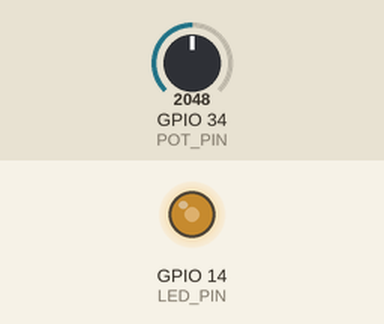
A sketch run on a simulated ESP32. On the bench: output pins drawn as LEDs (lit = HIGH). The test bench sets the inputs (shaded band); at power-on: GPIO 34 (POT_PIN) = 2048 (analog values on the 0–4095 scale).

Above: at 1.2 s.
1.3 s: GPIO 34 (POT_PIN) set to 2866
At 1.7 s:
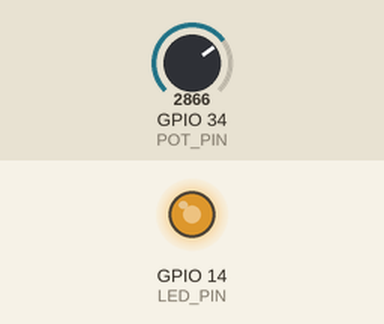
2.8 s: GPIO 34 (POT_PIN) set to 3603
At 4.0 s:
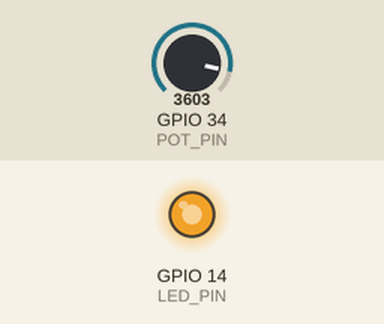
4.3 s: GPIO 34 (POT_PIN) set to 491
At 5.2 s:
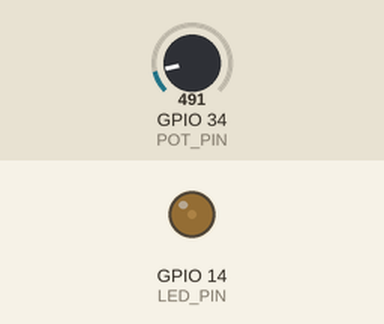
5.8 s: GPIO 34 (POT_PIN) set to 0
At 6.4 s:
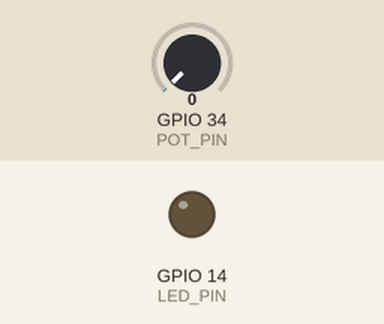
Timing chart, 0 to 8.3 s (numbered marks = the images above; inputs shaded):
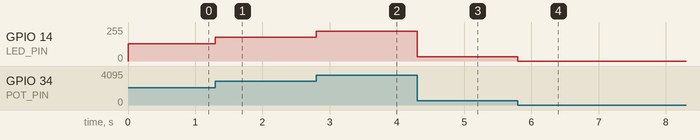

The sketch:

P2_Pot_Brightness.ino
```cpp
#include <Arduino.h>

// ---------- Hardware ----------
#define LED_PIN        14       // GPIO14 -> 150 ohm -> LED -> GND
#define POT_PIN        34       // potentiometer wiper (ends to 3.3 V and GND)

// ---------- PWM settings ----------
#define PWM_FREQ_HZ    1000     // 1 kHz
#define PWM_RES_BITS   12       // 12-bit duty: 0..4095, the same range as the 12-bit ADC

void setup() {
  analogReadResolution(12);                           // ADC result: 0..4095
  ledcAttach(LED_PIN, PWM_FREQ_HZ, PWM_RES_BITS);
  ledcWrite(LED_PIN, 0);                              // start dark
}

void loop() {
  int potValue = analogRead(POT_PIN);                 // 0 (0 V) .. 4095 (about 3.3 V)
  ledcWrite(LED_PIN, potValue);                       // same range, so use it directly as the duty
  delay(1);
}
```

Measured:
- after the input at 1.3 s, GPIO 14 (LED_PIN): 128/255 → 178/255 at once
- after the input at 2.8 s, GPIO 14 (LED_PIN): 178/255 → 224/255 at once
- after the input at 4.3 s, GPIO 14 (LED_PIN): 224/255 → 31/255 at once
- after the input at 5.8 s, GPIO 14 (LED_PIN): 31/255 → 0/255 at once
